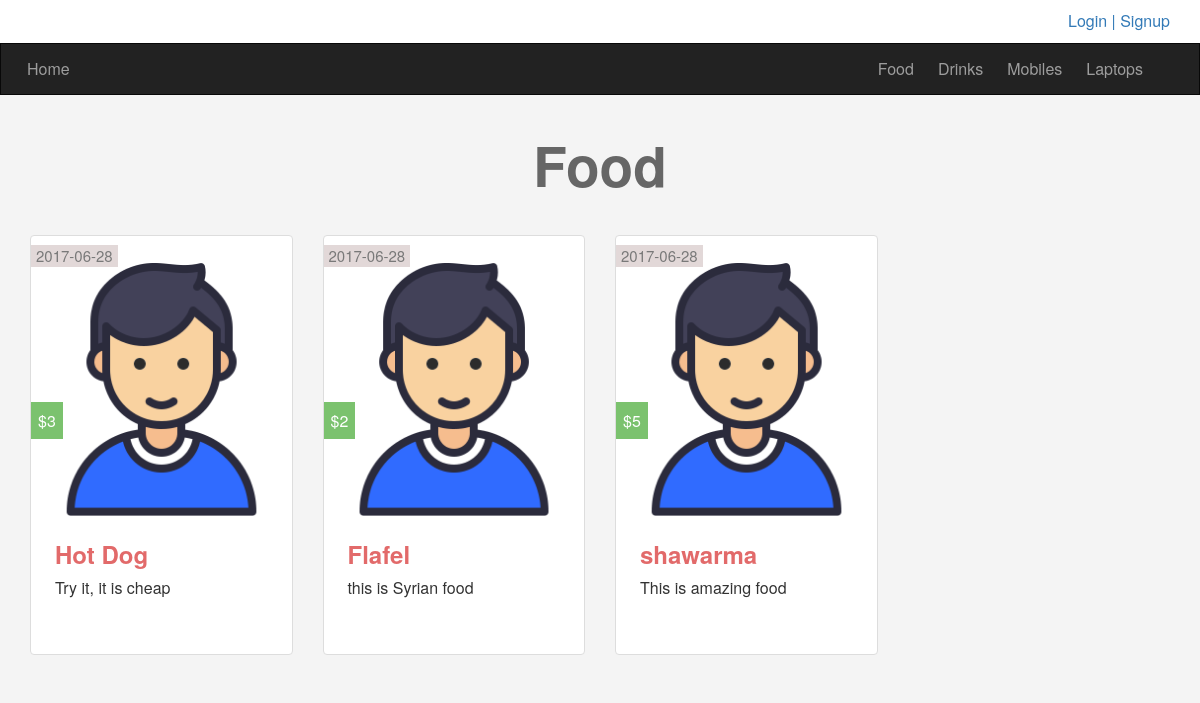
Screenshot of /categories.php?catID=13&catName=Food with the database file from the repository.
### tables this page shows
CREATE TABLE `categories` (
  `ID` int(11) NOT NULL AUTO_INCREMENT,
  `Name` varchar(255) DEFAULT NULL,
  `Description` text,
  `Ordering` int(11) DEFAULT NULL,
  `Visibility` tinyint(4) DEFAULT '0',
  `Allow_Comment` tinyint(4) DEFAULT '0',
  `Allow_Ads` tinyint(4) DEFAULT '0',
  PRIMARY KEY (`ID`),
  UNIQUE KEY `Name` (`Name`)
);

CREATE TABLE `items` (
  `ItemID` int(11) NOT NULL AUTO_INCREMENT,
  `Name` varchar(255) DEFAULT NULL,
  `Description` text,
  `Price` varchar(255) DEFAULT NULL,
  `Add_Date` date DEFAULT NULL,
  `Country_Name` varchar(255) DEFAULT NULL,
  `Image` varchar(255) DEFAULT NULL,
  `Status` varchar(255) DEFAULT NULL,
  `Rating` int(11) DEFAULT NULL,
  `Cat_ID` int(11) DEFAULT NULL,
  `Member_ID` int(11) DEFAULT NULL,
  `Approve` tinyint(4) DEFAULT '0',
  PRIMARY KEY (`ItemID`),
  KEY `Cat_ID` (`Cat_ID`),
  KEY `Member_ID` (`Member_ID`),
  CONSTRAINT `items_ibfk_1` FOREIGN KEY (`Cat_ID`) REFERENCES `categories` (`ID`) ON DELETE CASCADE ON UPDATE CASCADE,
  CONSTRAINT `items_ibfk_2` FOREIGN KEY (`Member_ID`) REFERENCES `users` (`UserID`) ON DELETE CASCADE ON UPDATE CASCADE
);

### init.php (called while the page is built, shortened)
<?php
    include "admin/conect.php";
    $tpl = 'includes/templates/';
    $lan = 'includes/languages/';
    include $lan . "english.php";
    include $tpl . "header.php";
?>

### includes/languages/english.php (called while the page is built)
<?php
    function lang( $phrase ){
        static $lang = array(
            'ADMIN'         => 'Home',
            'Categories'    => 'Categories',
            'Comments'      => 'Comments',
            'Items'         => 'Items',
            'Members'       => 'Members',
            'Statistics'    => 'Statistics',
            'Logs'          => 'Logs',
            'Edit_Profile'  => 'Edit Profile',
            'Settings'      => 'Settings',
            'Logout'        => 'Logout'
        );
        return $lang[$phrase];
    }
?>

### categories.php (the view, shortened to what this page needs)
<?php
    include "init.php";
?>
    <!DOCTYPE html>
    <html>
        <head>
            <link rel="stylesheet" href="layout/css/bootstrap.css"/>
            <link rel="stylesheet" href="layout/css/font-awesome.min.css"/>
            <link rel="stylesheet" href="layout/css/jquery-ui.css"/>
            <link rel="stylesheet" href="layout/css/jquery.selectBoxIt.css"/>
            <link rel="stylesheet" href="layout/css/frontEnd.css"/>
        </head>
        <body>
        <div class="container">
            <h1 class="text-center"><?php echo str_replace('-',' ',$_GET['catName']); ?></h1>
            <div class="row">
                <?php
                    $catID = $_GET['catID'];
                    $stmt = $con->prepare("SELECT * FROM items WHERE Cat_ID=$catID");
                    $stmt->execute();
                    $rows = $stmt->fetchAll();
                    if(!empty($rows)){
                        foreach($rows as $cat){
                            echo "<div class='col-sm-6 col-md-3'>";
                                echo "<div class='thumbnail item-box'>";
                                    echo "<span class='dateAd'>" . $cat['Add_Date'] . "</span>";
                                    echo "<span class='price-tag'>$" . $cat['Price']. "</span>";
                                    echo "<img class='img-responsive' src='layout/images/image.png' alt='' />";
                                    echo "<div class='caption'>";
                                        echo "<a href='items.php?itemID=" . $cat['ItemID'] . "'><h3>" . $cat['Name'] . "</h3></a>";
                                        echo "<p>" . $cat['Description'] . "</p>";
                                    echo "</div>";
                                echo "</div>";
                            echo "</div>";
                        }
                    } else{
                        echo "<div class='container'>";
                            echo "<div class='alert alert-info'> There is no Items to Show </div>";
                        echo "</div>";
                }
            ?>
            </div>
        </div>
        </body>
    </html>

### includes/templates/header.php (shortened to what this page needs)
<div class="upper-bar">
    <div class="container">
        <?php
            if(isset($_SESSION['NormalUser'])){
                ?>
                    <img class='my-image img-thumbnail img-circle' src='layout/images/image.png' alt='' />
                    <div class="btn-group myinfo">
                        <span class="btn btn-defult dropdown-toggle" data-toggle="dropdown">
                            <?php echo $_SESSION['NormalUser']; ?>
                            <span class="caret"></span>
                        </span>
                        <ul class="dropdown-menu">
                            <li><a href='profile.php'>My Profile</a></li>
                            <li><a href='newAd.php'>New Item</a></li>
                            <li><a href='logout.php'>log-out</a></li>
                        </ul>
                    </div>
                <?php
                $stmt = $con->prepare("SELECT Username, RegStatus FROM users WHERE Username=? AND RegStatus=0");
                $stmt-> execute(array($_SESSION['NormalUser']));
                $count = $stmt->rowCount();
                if($count == 1){
                } else{
                }
            } else{
                echo '
                <a href="login.php">
                    <span class="pull-right">Login | Signup</span>
                </a>';
            }
        ?>
    </div>
</div>
<nav class="navbar navbar-inverse">
  <div class="container">
    <div class="navbar-header">
      <a class="navbar-brand" href="index.php"><?php echo lang('ADMIN'); ?></a>
    </div>
    <div class="collapse navbar-collapse navbar-right" id="app-nav">
      <ul class="nav navbar-nav ">
        <?php
            $stmt = $con->prepare("SELECT * FROM categories ORDER BY ID ASC");
            $stmt->execute();
            $rows = $stmt->fetchAll();
            foreach($rows as $cat){
                echo "<li><a href='categories.php?catID=". $cat['ID'] . "&catName=". str_replace(' ','-',$cat['Name']) ."'>". $cat['Name'] . "</a></li>";
            }
          ?>
      </ul>
    </div>
  </div>
</nav>

### layout/css/frontEnd.css (style rules this page uses)
* { box-sizing: border-box; }
body { background-color: #F4F4F4; font-size: 16px; }
h1 { font-size: 55px; margin: 40px 0; font-weight: bold; color: #666666; }
.navbar { border-radius: 0; margin-bottom: 0; }
.navbar-nav > li > a, .navbar-brand { padding: 15px 12px; }
.navbar-brand { font-size: 1em; }
.price-tag { background-color: rgba(29, 150, 6, 0.58); padding: 7px; left: -4px; top: 170px; position: relative; color: #FFF; }
.thumbnail .caption { padding: 5px 20px 10px; }
.thumbnail .caption h3 { font-weight: bold; color: #E26A6A; }
h3 { font-weight: bold; }
.upper-bar { padding: 10px; background-color: #FFF; }
.thumbnail { height: 420px; overflow-y: auto; }
.dateAd { font-size: 15px; color: #797979; background-color: rgba(93, 40, 40, 0.18); padding: 0 5px; position: absolute; left: 0; top: 10px; margin-left: 16px; }

### rows the page displays
categories: Name "Food"
categories: Name "Drinks"
categories: Name "Mobiles"
categories: Name "Laptops"
items: Add_Date "2017-06-28", Price "3", Name "Hot Dog", Description "Try it, it is cheap"
items: Add_Date "2017-06-28", Price "2", Name "Flafel", Description "this is Syrian food"
items: Add_Date "2017-06-28", Price "5", Name "shawarma", Description "This is amazing food"

### other values shown
lang('ADMIN') "Home"
str_replace('-',' ',$_GET['catName']) "Food"
